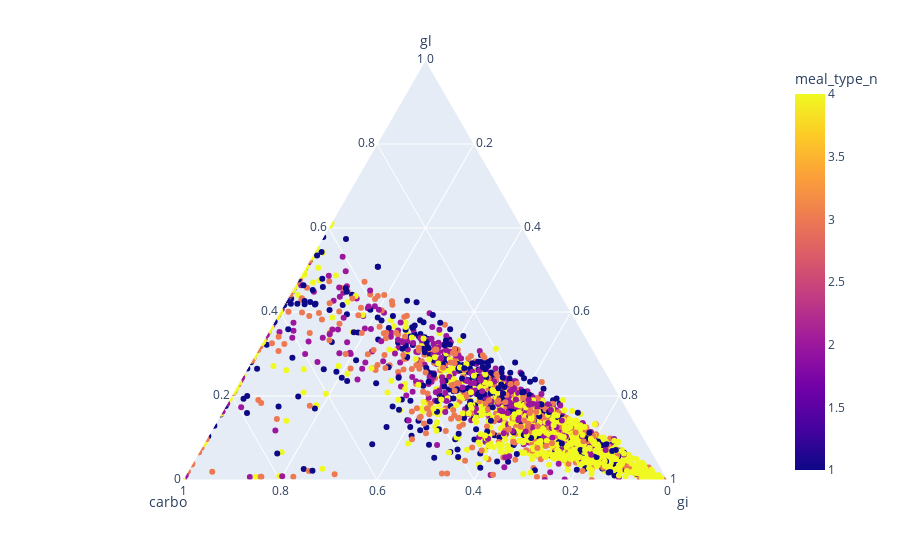

The code cell stored with this chart in its notebook:
### Code cell
from sklearn.preprocessing import MinMaxScaler
scaler = MinMaxScaler()
df = pd.concat([data['gl'], data['carbo'],
                data['gi'], data['meal_type_n']], axis=1)
df[['gl', 'carbo', 'gi']] = scaler.fit_transform(df[['gl', 'carbo', 'gi']])
px.scatter_ternary(df, a='gl', b='carbo', c='gi', color='meal_type_n')

### Figure 1 — Plotly figure (JSON) as saved in the notebook; plotly's stock layout.template omitted (floating-point values rounded to 4 significant figures; data arrays with more than 128 entries replaced by an {"elided": "..."} marker saying what was removed)
{"data": [{"a": {"elided": "2700 float values"}, "b": {"elided": "2700 float values"}, "c": {"elided": "2700 float values"}, "hovertemplate": "gl=%{a}<br>carbo=%{b}<br>gi=%{c}<br>meal_type_n=%{marker.color}<extra></extra>", "legendgroup": "", "marker": {"color": {"elided": "2700 int values"}, "coloraxis": "coloraxis", "symbol": "circle"}, "mode": "markers", "name": "", "showlegend": false, "subplot": "ternary", "type": "scatterternary"}], "layout": {"coloraxis": {"colorbar": {"title": {"text": "meal_type_n"}}, "colorscale": [[0, "#0d0887"], [0.1111, "#46039f"], [0.2222, "#7201a8"], [0.3333, "#9c179e"], [0.4444, "#bd3786"], [0.5556, "#d8576b"], [0.6667, "#ed7953"], [0.7778, "#fb9f3a"], [0.8889, "#fdca26"], [1, "#f0f921"]]}, "legend": {"tracegroupgap": 0}, "margin": {"t": 60}, "ternary": {"aaxis": {"title": {"text": "gl"}}, "baxis": {"title": {"text": "carbo"}}, "caxis": {"title": {"text": "gi"}}, "domain": {"x": [0, 1], "y": [0, 1]}}}}
